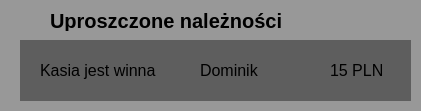
    <widget class="QWidget" name="widget_2" native="true">
     <property name="geometry">
      <rect>
       <x>10</x>
       <y>0</y>
       <width>421</width>
       <height>111</height>
      </rect>
     </property>
     <property name="autoFillBackground">
      <bool>false</bool>
     </property>
     <property name="styleSheet">
      <string notr="true">background-color: rgb(152, 152, 152);</string>
     </property>
     <widget class="QWidget" name="wydatek1_9" native="true">
      <property name="geometry">
       <rect>
        <x>20</x>
        <y>40</y>
        <width>391</width>
        <height>61</height>
       </rect>
      </property>
      <property name="palette">
       <palette>
        <active>
         <colorrole role="WindowText">
          <brush brushstyle="SolidPattern">
           <color alpha="255">
            <red>255</red>
            <green>255</green>
            <blue>255</blue>
           </color>
          </brush>
         </colorrole>
         <colorrole role="Button">
          <brush brushstyle="SolidPattern">
           <color alpha="255">
            <red>94</red>
            <green>94</green>
            <blue>94</blue>
           </color>
          </brush>
         </colorrole>
         <colorrole role="Light">
          <brush brushstyle="SolidPattern">
           <color alpha="255">
            <red>38</red>
            <green>39</green>
            <blue>41</blue>
           </color>
          </brush>
         </colorrole>
         <colorrole role="Midlight">
          <brush brushstyle="SolidPattern">
           <color alpha="255">
            <red>31</red>
            <green>32</green>
            <blue>34</blue>
           </color>
          </brush>
         </colorrole>
         <colorrole role="Dark">
          <brush brushstyle="SolidPattern">
           <color alpha="255">
            <red>13</red>
            <green>13</green>
            <blue>14</blue>
           </color>
          </brush>
         </colorrole>
         <colorrole role="Mid">
          <brush brushstyle="SolidPattern">
           <color alpha="255">
            <red>17</red>
            <green>17</green>
            <blue>18</blue>
           </color>
          </brush>
         </colorrole>
         <colorrole role="Text">
          <brush brushstyle="SolidPattern">
           <color alpha="255">
            <red>255</red>
            <green>255</green>
            <blue>255</blue>
           </color>
          </brush>
         </colorrole>
         <colorrole role="BrightText">
          <brush brushstyle="SolidPattern">
           <color alpha="255">
            <red>255</red>
            <green>255</green>
            <blue>255</blue>
           </color>
          </brush>
         </colorrole>
         <colorrole role="ButtonText">
          <brush brushstyle="SolidPattern">
           <color alpha="255">
            <red>255</red>
            <green>255</green>
            <blue>255</blue>
           </color>
          </brush>
         </colorrole>
         <colorrole role="Base">
          <brush brushstyle="SolidPattern">
           <color alpha="255">
            <red>94</red>
            <green>94</green>
            <blue>94</blue>
           </color>
          </brush>
         </colorrole>
         <colorrole role="Window">
          <brush brushstyle="SolidPattern">
           <color alpha="255">
            <red>94</red>
            <green>94</green>
            <blue>94</blue>
           </color>
          </brush>
         </colorrole>
         <colorrole role="Shadow">
          <brush brushstyle="SolidPattern">
           <color alpha="255">
            <red>0</red>
            <green>0</green>
            <blue>0</blue>
           </color>
          </brush>
         </colorrole>
         <colorrole role="AlternateBase">
          <brush brushstyle="SolidPattern">
           <color alpha="255">
            <red>12</red>
            <green>13</green>
            <blue>13</blue>
           </color>
          </brush>
         </colorrole>
         <colorrole role="ToolTipBase">
          <brush brushstyle="SolidPattern">
           <color alpha="255">
            <red>255</red>
            <green>255</green>
            <blue>220</blue>
           </color>
          </brush>
         </colorrole>
         <colorrole role="ToolTipText">
          <brush brushstyle="SolidPattern">
           <color alpha="255">
            <red>0</red>
            <green>0</green>
            <blue>0</blue>
           </color>
          </brush>
         </colorrole>
         <colorrole role="PlaceholderText">
          <brush brushstyle="SolidPattern">
           <color alpha="127">
            <red>255</red>
            <green>255</green>
            <blue>255</blue>
           </color>
          </brush>
         </colorrole>
         <colorrole role="Accent">
          <brush brushstyle="SolidPattern">
           <color alpha="255">
            <red>0</red>
            <green>0</green>
            <blue>0</blue>
           </color>
          </brush>
         </colorrole>
        </active>
        <inactive>
         <colorrole role="WindowText">
          <brush brushstyle="SolidPattern">
           <color alpha="255">
            <red>255</red>
            <green>255</green>
            <blue>255</blue>
           </color>
          </brush>
         </colorrole>
         <colorrole role="Button">
          <brush brushstyle="SolidPattern">
           <color alpha="255">
            <red>94</red>
            <green>94</green>
            <blue>94</blue>
           </color>
          </brush>
         </colorrole>
         <colorrole role="Light">
          <brush brushstyle="SolidPattern">
           <color alpha="255">
            <red>38</red>
            <green>39</green>
            <blue>41</blue>
           </color>
          </brush>
         </colorrole>
         <colorrole role="Midlight">
          <brush brushstyle="SolidPattern">
           <color alpha="255">
            <red>31</red>
            <green>32</green>
            <blue>34</blue>
           </color>
          </brush>
         </colorrole>
         <colorrole role="Dark">
          <brush brushstyle="SolidPattern">
           <color alpha="255">
            <red>13</red>
            <green>13</green>
            <blue>14</blue>
           </color>
          </brush>
         </colorrole>
         <colorrole role="Mid">
          <brush brushstyle="SolidPattern">
           <color alpha="255">
            <red>17</red>
            <green>17</green>
            <blue>18</blue>
           </color>
          </brush>
         </colorrole>
         <colorrole role="Text">
          <brush brushstyle="SolidPattern">
           <color alpha="255">
            <red>255</red>
            <green>255</green>
            <blue>255</blue>
           </color>
          </brush>
         </colorrole>
         <colorrole role="BrightText">
          <brush brushstyle="SolidPattern">
           <color alpha="255">
            <red>255</red>
            <green>255</green>
            <blue>255</blue>
           </color>
          </brush>
         </colorrole>
         <colorrole role="ButtonText">
          <brush brushstyle="SolidPattern">
           <color alpha="255">
            <red>255</red>
            <green>255</green>
            <blue>255</blue>
           </color>
          </brush>
         </colorrole>
         <colorrole role="Base">
          <brush brushstyle="SolidPattern">
           <color alpha="255">
            <red>94</red>
            <green>94</green>
            <blue>94</blue>
           </color>
          </brush>
         </colorrole>
         <colorrole role="Window">
          <brush brushstyle="SolidPattern">
           <color alpha="255">
            <red>94</red>
            <green>94</green>
            <blue>94</blue>
           </color>
          </brush>
         </colorrole>
         <colorrole role="Shadow">
          <brush brushstyle="SolidPattern">
           <color alpha="255">
            <red>0</red>
            <green>0</green>
            <blue>0</blue>
           </color>
          </brush>
         </colorrole>
         <colorrole role="AlternateBase">
          <brush brushstyle="SolidPattern">
           <color alpha="255">
            <red>12</red>
            <green>13</green>
            <blue>13</blue>
           </color>
          </brush>
         </colorrole>
         <colorrole role="ToolTipBase">
          <brush brushstyle="SolidPattern">
           <color alpha="255">
            <red>255</red>
            <green>255</green>
            <blue>220</blue>
           </color>
          </brush>
         </colorrole>
         <colorrole role="ToolTipText">
          <brush brushstyle="SolidPattern">
           <color alpha="255">
            <red>0</red>
            <green>0</green>
            <blue>0</blue>
           </color>
          </brush>
         </colorrole>
         <colorrole role="PlaceholderText">
          <brush brushstyle="SolidPattern">
           <color alpha="127">
            <red>255</red>
            <green>255</green>
            <blue>255</blue>
           </color>
          </brush>
         </colorrole>
         <colorrole role="Accent">
          <brush brushstyle="SolidPattern">
           <color alpha="255">
            <red>0</red>
            <green>0</green>
            <blue>0</blue>
           </color>
          </brush>
         </colorrole>
        </inactive>
        <disabled>
         <colorrole role="WindowText">
          <brush brushstyle="SolidPattern">
           <color alpha="255">
            <red>13</red>
            <green>13</green>
            <blue>14</blue>
           </color>
          </brush>
         </colorrole>
         <colorrole role="Button">
          <brush brushstyle="SolidPattern">
           <color alpha="255">
            <red>94</red>
            <green>94</green>
            <blue>94</blue>
           </color>
          </brush>
         </colorrole>
         <colorrole role="Light">
          <brush brushstyle="SolidPattern">
           <color alpha="255">
            <red>38</red>
            <green>39</green>
            <blue>41</blue>
           </color>
          </brush>
         </colorrole>
         <colorrole role="Midlight">
          <brush brushstyle="SolidPattern">
           <color alpha="255">
            <red>31</red>
            <green>32</green>
            <blue>34</blue>
           </color>
          </brush>
         </colorrole>
         <colorrole role="Dark">
          <brush brushstyle="SolidPattern">
           <color alpha="255">
            <red>13</red>
            <green>13</green>
            <blue>14</blue>
           </color>
          </brush>
         </colorrole>
         <colorrole role="Mid">
          <brush brushstyle="SolidPattern">
           <color alpha="255">
            <red>17</red>
            <green>17</green>
            <blue>18</blue>
           </color>
          </brush>
         </colorrole>
         <colorrole role="Text">
          <brush brushstyle="SolidPattern">
           <color alpha="255">
            <red>13</red>
            <green>13</green>
            <blue>14</blue>
           </color>
          </brush>
         </colorrole>
         <colorrole role="BrightText">
          <brush brushstyle="SolidPattern">
           <color alpha="255">
            <red>255</red>
            <green>255</green>
            <blue>255</blue>
           </color>
          </brush>
         </colorrole>
         <colorrole role="ButtonText">
          <brush brushstyle="SolidPattern">
           <color alpha="255">
            <red>13</red>
            <green>13</green>
            <blue>14</blue>
           </color>
          </brush>
         </colorrole>
         <colorrole role="Base">
          <brush brushstyle="SolidPattern">
           <color alpha="255">
            <red>94</red>
            <green>94</green>
            <blue>94</blue>
           </color>
          </brush>
         </colorrole>
         <colorrole role="Window">
          <brush brushstyle="SolidPattern">
           <color alpha="255">
            <red>94</red>
            <green>94</green>
            <blue>94</blue>
           </color>
          </brush>
         </colorrole>
         <colorrole role="Shadow">
          <brush brushstyle="SolidPattern">
           <color alpha="255">
            <red>0</red>
            <green>0</green>
            <blue>0</blue>
           </color>
          </brush>
         </colorrole>
         <colorrole role="AlternateBase">
          <brush brushstyle="SolidPattern">
           <color alpha="255">
            <red>25</red>
            <green>26</green>
            <blue>27</blue>
           </color>
          </brush>
         </colorrole>
         <colorrole role="ToolTipBase">
          <brush brushstyle="SolidPattern">
           <color alpha="255">
            <red>255</red>
            <green>255</green>
            <blue>220</blue>
           </color>
          </brush>
         </colorrole>
         <colorrole role="ToolTipText">
          <brush brushstyle="SolidPattern">
           <color alpha="255">
            <red>0</red>
            <green>0</green>
            <blue>0</blue>
           </color>
          </brush>
         </colorrole>
         <colorrole role="PlaceholderText">
          <brush brushstyle="SolidPattern">
           <color alpha="127">
            <red>13</red>
            <green>13</green>
            <blue>14</blue>
           </color>
          </brush>
         </colorrole>
         <colorrole role="Accent">
          <brush brushstyle="SolidPattern">
           <color alpha="255">
            <red>18</red>
            <green>18</green>
            <blue>19</blue>
           </color>
          </brush>
         </colorrole>
        </disabled>
       </palette>
      </property>
      <property name="autoFillBackground">
       <bool>false</bool>
      </property>
      <property name="styleSheet">
       <string notr="true">	background-color: rgb(94, 94, 94);</string>
      </property>
      <widget class="QLabel" name="labelNazwa_11">
       <property name="geometry">
        <rect>
         <x>20</x>
         <y>20</y>
         <width>171</width>
         <height>21</height>
        </rect>
       </property>
       <property name="font">
        <font>
         <family>Tahoma</family>
         <pointsize>12</pointsize>
         <bold>false</bold>
        </font>
       </property>
       <property name="text">
        <string>Kasia jest winna</string>
       </property>
      </widget>
      <widget class="QLabel" name="labelKwota_9">
       <property name="geometry">
        <rect>
         <x>180</x>
         <y>20</y>
         <width>81</width>
         <height>21</height>
        </rect>
       </property>
       <property name="font">
        <font>
         <family>Tahoma</family>
         <pointsize>12</pointsize>
         <bold>false</bold>
        </font>
       </property>
       <property name="text">
        <string>Dominik</string>
       </property>
      </widget>
      <widget class="QLabel" name="labelOsoba_9">
       <property name="geometry">
        <rect>
         <x>310</x>
         <y>20</y>
         <width>71</width>
         <height>21</height>
        </rect>
       </property>
       <property name="font">
        <font>
         <family>Tahoma</family>
         <pointsize>12</pointsize>
         <bold>false</bold>
        </font>
       </property>
       <property name="text">
        <string>15 PLN</string>
       </property>
      </widget>
     </widget>
     <widget class="QLabel" name="label_10">
      <property name="geometry">
       <rect>
        <x>50</x>
        <y>10</y>
        <width>311</width>
        <height>21</height>
       </rect>
      </property>
      <property name="font">
       <font>
        <family>Tahoma</family>
        <pointsize>15</pointsize>
        <bold>true</bold>
       </font>
      </property>
      <property name="text">
       <string>Uproszczone należności</string>
      </property>
     </widget>
    </widget>
